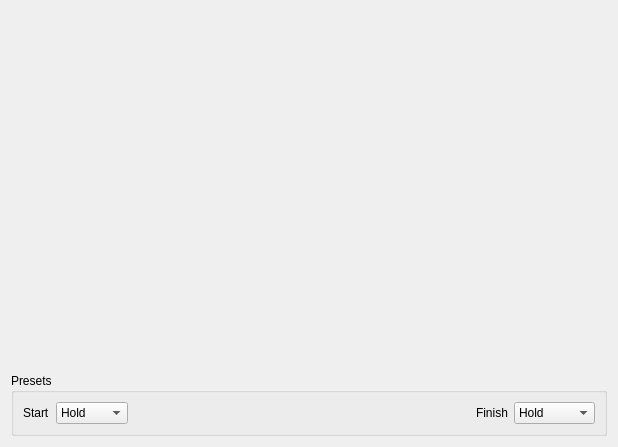
<?xml version="1.0" encoding="UTF-8"?>
<ui version="4.0">
 <class>KeyframeEditorWidget</class>
 <widget class="QWidget" name="KeyframeEditorWidget">
  <property name="geometry">
   <rect>
    <x>0</x>
    <y>0</y>
    <width>618</width>
    <height>447</height>
   </rect>
  </property>
  <layout class="QVBoxLayout" name="verticalLayout">
   <item>
    <widget class="KeyframeTransitionWidget" name="bezier_editor" native="true">
     <property name="sizePolicy">
      <sizepolicy hsizetype="Expanding" vsizetype="Expanding">
       <horstretch>0</horstretch>
       <verstretch>0</verstretch>
      </sizepolicy>
     </property>
     <property name="focusPolicy">
      <enum>Qt::StrongFocus</enum>
     </property>
    </widget>
   </item>
   <item>
    <widget class="QGroupBox" name="groupBox">
     <property name="title">
      <string>Presets</string>
     </property>
     <layout class="QHBoxLayout" name="horizontalLayout">
      <item>
       <widget class="QLabel" name="label">
        <property name="text">
         <string>Start</string>
        </property>
       </widget>
      </item>
      <item>
       <widget class="QComboBox" name="combo_before">
        <item>
         <property name="text">
          <string>Hold</string>
         </property>
        </item>
        <item>
         <property name="text">
          <string>Linear</string>
         </property>
        </item>
        <item>
         <property name="text">
          <string>Ease In</string>
         </property>
        </item>
        <item>
         <property name="text">
          <string>Custom</string>
         </property>
        </item>
       </widget>
      </item>
      <item>
       <spacer name="horizontalSpacer">
        <property name="orientation">
         <enum>Qt::Horizontal</enum>
        </property>
        <property name="sizeHint" stdset="0">
         <size>
          <width>40</width>
          <height>20</height>
         </size>
        </property>
       </spacer>
      </item>
      <item>
       <widget class="QLabel" name="label_2">
        <property name="text">
         <string>Finish</string>
        </property>
       </widget>
      </item>
      <item>
       <widget class="QComboBox" name="combo_after">
        <item>
         <property name="text">
          <string>Hold</string>
         </property>
        </item>
        <item>
         <property name="text">
          <string>Linear</string>
         </property>
        </item>
        <item>
         <property name="text">
          <string>Ease Out</string>
         </property>
        </item>
        <item>
         <property name="text">
          <string>Custom</string>
         </property>
        </item>
       </widget>
      </item>
     </layout>
    </widget>
   </item>
  </layout>
 </widget>
 <customwidgets>
  <customwidget>
   <class>KeyframeTransitionWidget</class>
   <extends>QWidget</extends>
   <header>ui/widgets/keyframe_transition_widget.hpp</header>
   <container>1</container>
  </customwidget>
 </customwidgets>
 <resources/>
 <connections>
  <connection>
   <sender>combo_before</sender>
   <signal>activated(int)</signal>
   <receiver>KeyframeEditorWidget</receiver>
   <slot>preset_before(int)</slot>
   <hints>
    <hint type="sourcelabel">
     <x>80</x>
     <y>403</y>
    </hint>
    <hint type="destinationlabel">
     <x>115</x>
     <y>483</y>
    </hint>
   </hints>
  </connection>
  <connection>
   <sender>combo_after</sender>
   <signal>activated(int)</signal>
   <receiver>KeyframeEditorWidget</receiver>
   <slot>preset_after(int)</slot>
   <hints>
    <hint type="sourcelabel">
     <x>545</x>
     <y>408</y>
    </hint>
    <hint type="destinationlabel">
     <x>534</x>
     <y>516</y>
    </hint>
   </hints>
  </connection>
 </connections>
 <slots>
  <slot>preset_before(int)</slot>
  <slot>preset_after(int)</slot>
 </slots>
</ui>
